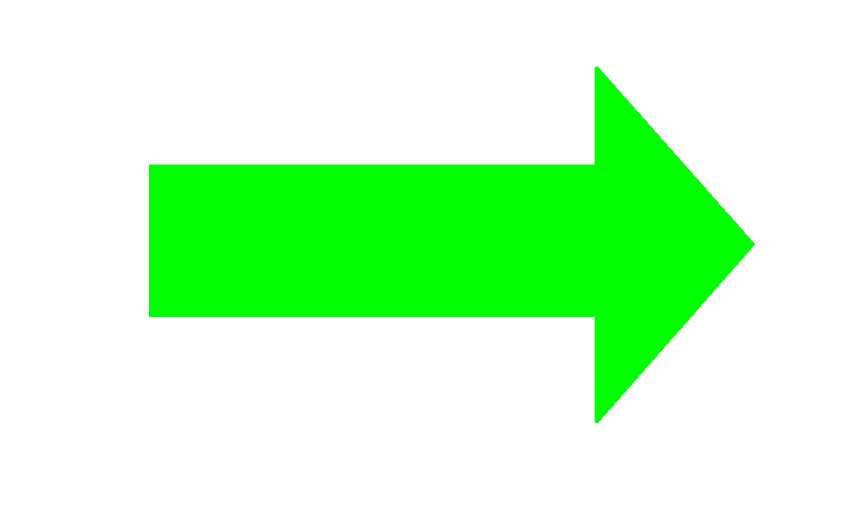
#> input picture ros/green.png, 853 x 514 px, given in place of the camera
$ python 1.py   (older library calls are emulated)
#> lines starting #> are read from the running program, lines starting #| are printed output that depends on the picture; after the words box and inside, x2 and y2 are one past the last pixel; in counts of white or black regions, pixels touching at a corner belong together

import cv2
import numpy as np
cam = cv2.VideoCapture(0,cv2.CAP_DSHOW)
#path = "C:\\Users\\syc\\Desktop\\red.png"
#img = cv2.imread(path)
# Convert BGR to HSV
while(1):
    feedback=0
    ret, img = cam.read()
#> img is the input picture: shape (514, 853, 3); mean B, G, R 198.5, 255, 198.5
    countred = 0
    countgreen = 0
    hsv = cv2.cvtColor(img, cv2.COLOR_BGR2HSV)
#> hsv: shape (514, 853, 3); mean H, S, V 13.4, 56.5, 255
    # cv2.imshow("3",hsv)
    # cv2.waitKey(0)
    sensitivity = 15
    kernel = cv2.getStructuringElement(cv2.MORPH_RECT, (5, 5))
    # define range of red color in HSV
    lower_red_0, upper_red_0 = np.array([0, 100, 100]), np.array([sensitivity, 255, 255])
    lower_red_1, upper_red_1 = np.array([180 - sensitivity, 100, 100]), np.array([180, 255, 255])
    # Threshold the HSV image to get a range of red color
    mask_0 = cv2.inRange(hsv, lower_red_0, upper_red_0)
#> mask_0: shape (514, 853); every value is 0
    mask_1 = cv2.inRange(hsv, lower_red_1, upper_red_1)
    mask_red = cv2.bitwise_or(mask_0, mask_1)
    mask_red = cv2.morphologyEx(mask_red, cv2.MORPH_CLOSE, kernel)
    mask_red = cv2.morphologyEx(mask_red, cv2.MORPH_OPEN, kernel)
    #cv2.imshow('image', img)
   # cv2.imshow('mask_red', mask_red)
    image = cv2.cvtColor(mask_red, cv2.COLOR_GRAY2BGR)
#> image: shape (514, 853, 3); every value is 0

    #cv2.waitKey(1000)
    mediu = cv2.medianBlur(mask_red, 19)
    #cv2.imshow('1', mediu)
    #cv2.waitKey(1000)

    ret, thresh = cv2.threshold(mediu, 127, 255, cv2.THRESH_BINARY)
    ret, contours, hierarchy = cv2.findContours(thresh, 1, 2)
#> contours = []

    if len(contours):
        # print(len(contours))
        cnt = contours[0]
        if cv2.contourArea(contours[0]) > 700:
            countred = 1
    else:
        #print("wuhongse")
        countred = 0

    if (countred == 1):
        print("stop")
        feedback=1
        cv2.waitKey(1000)
        continue
        # continue
    '''
        x, y, w, h = cv2.boundingRect(cnt)
        cv2.rectangle(mediu, (x, y), (x + w, y + h), (100, 120, 130), 1)

        cv2.imshow('jx', mediu)

        mediu = mediu[y:y + h, x:x + w]
        print(y)
        print(y + h)
        print(x)
        print(x + w)
        zx = (y + y + h) / 2
        zx1 = ((w) / 2)
        zx2 = ((w) / 2) * 1000
        print(zx1)

        cv2.waitKey(1000)

        M = cv2.moments(mediu)  # 计算矩
        cv2.imshow("2", mediu)
        cv2.waitKey(1000)
        print(M)
        print("1")
        if (M['m00'] != 0):
            cx = int(M['m10'] / M['m00'])  # 计算重心
            cy = int(M['m01'] / M['m00'])
            # print (cy)
            print(cx)
            cx2 = cx * 1000
        if zx2 < cx2:
            print("right")
        else:
            print("left")
    '''
    lower_blue = np.array([35, 43, 46])
    upper_blue = np.array([77, 255, 255])
    mask = cv2.inRange(hsv, lower_blue, upper_blue)
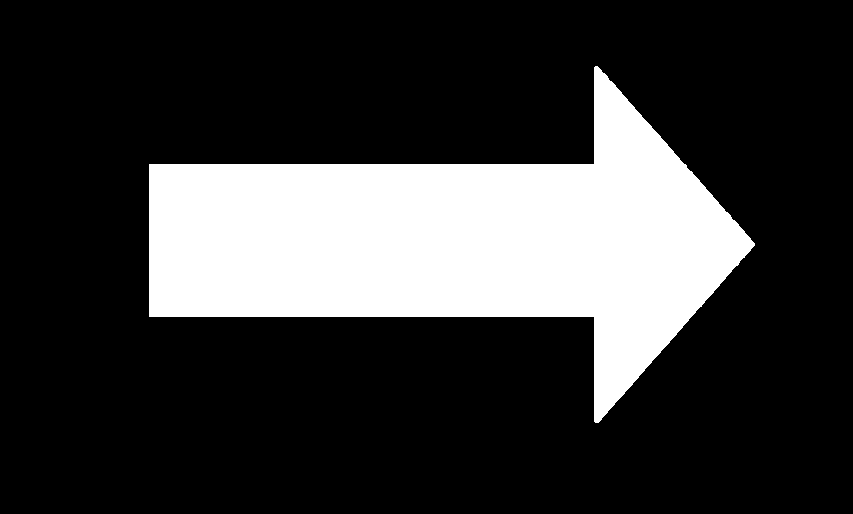
#> mask: shape (514, 853); 22.3% white; 1 white region
    res = cv2.bitwise_and(img, img, mask=mask)
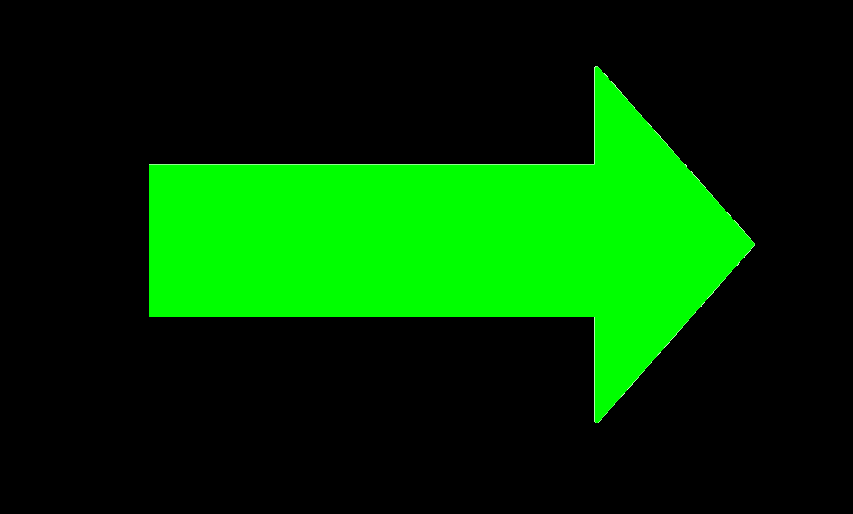
#> res: shape (514, 853, 3); mean B, G, R 0.3, 56.8, 0.3
    # [5 lines of commented-out code are left out]

    ret, thresh = cv2.threshold(mask, 127, 255, cv2.THRESH_BINARY)
    ret, contours, hierarchy = cv2.findContours(thresh, 1, 2)
#> contours = 1 contour; box (x1, y1, x2, y2) and area: (149, 66, 755, 423) 96908

    if len(contours):
        # print(len(contours))
        cnt = contours[0]
#> cnt = contour of 128 points, box (x1, y1, x2, y2) (149, 66, 755, 423), area 96908
        if cv2.contourArea(contours[0]) > 300:
            countgreen = 1
    else:
        print("wulvse")
        countgreen = 0
        cv2.waitKey(1000)
        continue

        # continue
    if (countgreen == 1):

        x, y, w, h = cv2.boundingRect(cnt)
#> x = 149; y = 66; w = 606; h = 357
        cv2.rectangle(mask, (x, y), (x + w, y + h), (100, 120, 130), 1)
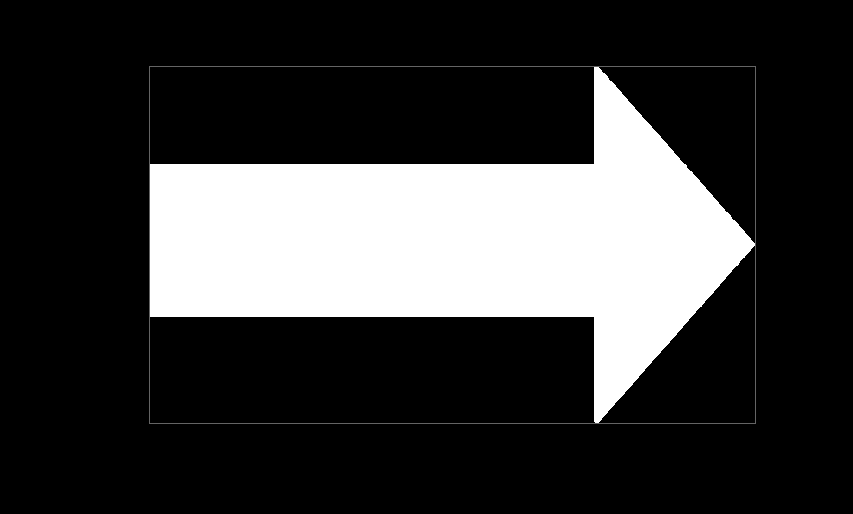
#> mask: shape (514, 853); 0.44% of pixels changed, all inside (x1, y1, x2, y2) = (149, 66, 756, 424)

       # cv2.imshow('jx', mask)

        mask = mask[y:y + h, x:x + w]
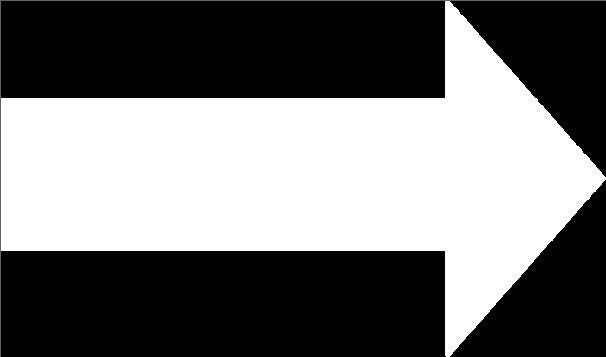
#> mask: shape (357, 606); min 0, max 255, mean 115.4
        print(y)
#| 66
        print(y + h)
#| 423
        print(x)
#| 149
        print(x + w)
#| 755
        zx = (y + y + h) / 2
#> zx = 244.5
        zx1 = ((w) / 2)
#> zx1 = 303
        zx2 = ((w) / 2) * 1000
#> zx2 = 303000
        print(zx1)
#| 303.0

       # cv2.waitKey(1000)

        M = cv2.moments(mask)  # 计算矩
#> M = moments, m00 24974000, centre m10/m00, m01/m00 = (305.9, 174.8)
        #cv2.imshow("2", mask)
        #cv2.waitKey(1000)
        print(M)
#> (printed output is left out)
        print("1")
        if (M['m00'] != 0):
            cx = int(M['m10'] / M['m00'])  # 计算重心
#> cx = 305
            cy = int(M['m01'] / M['m00'])
#> cy = 174
            # print (cy)
           # print(cx)
            cx2 = cx * 1000
#> cx2 = 305000
        if zx2 < cx2:
            print("right")
            feedback=2
        else:
            print("left")
            feedback=3
cv2.waitKey(2000)
    # mediu = cv2.cvtColor(mediu,cv2.COLOR_BGR2GRAY)

    # print (cx)

'''

contours_green=detect_green(frame)
    contours_red = detect_red(frame)
    flag_green = 0
    flag_red = 0
    for contour in contours_green:
        if cv2.contourArea(contour) > 1000:
            flag_green = 1
            break
    for contour in contours_red:
        if cv2.contourArea(contour) > 1000:
            flag_red = 1
            break
    if flag_green:
        contours = contours_green
    elif flag_red:
        contours = contours_red
    else:
        print('-----------没有检测到------------')
        continue
'''
